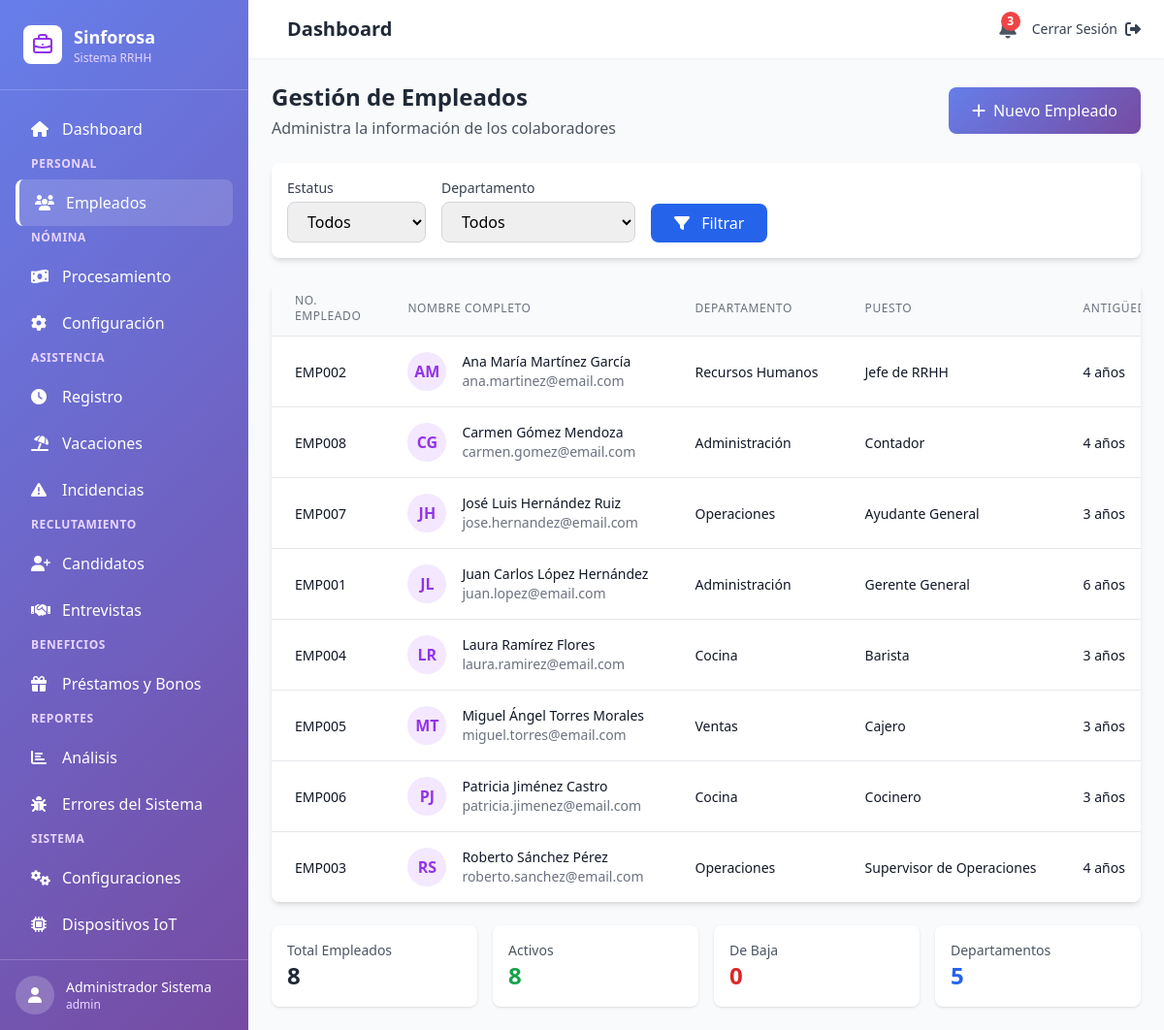
The page /empleados (signed in) on the database its author committed.
### tables this page shows
CREATE TABLE empleados (
    id INT AUTO_INCREMENT PRIMARY KEY,
    numero_empleado VARCHAR(20) UNIQUE NOT NULL,
    nombres VARCHAR(100) NOT NULL,
    apellido_paterno VARCHAR(100) NOT NULL,
    apellido_materno VARCHAR(100),
    curp VARCHAR(18) UNIQUE,
    rfc VARCHAR(13) UNIQUE,
    nss VARCHAR(11),
    fecha_nacimiento DATE,
    genero ENUM('M', 'F', 'Otro'),
    estado_civil ENUM('Soltero', 'Casado', 'Divorciado', 'Viudo', 'Unión Libre'),
    
     
    email_personal VARCHAR(100),
    telefono VARCHAR(15),
    celular VARCHAR(15),
    
     
    calle VARCHAR(150),
    numero_exterior VARCHAR(10),
    numero_interior VARCHAR(10),
    colonia VARCHAR(100),
    codigo_postal VARCHAR(5),
    municipio VARCHAR(100),
    estado VARCHAR(50) DEFAULT 'Querétaro',
    
     
    fecha_ingreso DATE NOT NULL,
    fecha_baja DATE,
    motivo_baja TEXT,
    estatus ENUM('Activo', 'Baja', 'Suspendido', 'Vacaciones') DEFAULT 'Activo',
    tipo_contrato ENUM('Planta', 'Eventual', 'Honorarios', 'Practicante'),
    departamento VARCHAR(100),
    puesto VARCHAR(100),
    jefe_directo_id INT,
    salario_diario DECIMAL(10,2),
    salario_mensual DECIMAL(10,2),
    
     
    banco VARCHAR(100),
    numero_cuenta VARCHAR(20),
    clabe_interbancaria VARCHAR(18),
    
     
    usuario_id INT,
    foto VARCHAR(255),
    fecha_creacion TIMESTAMP DEFAULT CURRENT_TIMESTAMP,
    fecha_actualizacion TIMESTAMP DEFAULT CURRENT_TIMESTAMP ON UPDATE CURRENT_TIMESTAMP,
    
    FOREIGN KEY (jefe_directo_id) REFERENCES empleados(id) ON DELETE SET NULL,
    FOREIGN KEY (usuario_id) REFERENCES usuarios(id) ON DELETE SET NULL,
    INDEX idx_numero_empleado (numero_empleado),
    INDEX idx_estatus (estatus),
    INDEX idx_departamento (departamento)
);

### app/controllers/EmpleadosController.php (called while the page is built, shortened)
<?php
class EmpleadosController {
    public function index() {
        $empleadoModel = new Empleado();
        $filters = [];
        $empleados = $empleadoModel->getAll($filters);
        $departamentos = $empleadoModel->getDepartments();
        require_once BASE_PATH . 'app/views/empleados/index.php';
        require_once BASE_PATH . 'app/views/layouts/main.php';
    }
}

### config/database.php (called while the page is built, shortened)
<?php
class Database {
    private static $instance = null;
    private $conn;
    private function __construct() {
        try {
            $dsn = "mysql:host=" . DB_HOST . ";dbname=" . DB_NAME . ";charset=" . DB_CHARSET;
            $options = [
                PDO::ATTR_ERRMODE => PDO::ERRMODE_EXCEPTION,
                PDO::ATTR_DEFAULT_FETCH_MODE => PDO::FETCH_ASSOC,
                PDO::ATTR_EMULATE_PREPARES => false,
            ];
            $this->conn = new PDO($dsn, DB_USER, DB_PASS, $options);
        } catch (PDOException $e) {
            die("Error de conexión: " . $e->getMessage());
        }
    }
    public static function getInstance() {
        if (self::$instance === null) {
            self::$instance = new self();
        }
        return self::$instance;
    }
    public function getConnection() {
        return $this->conn;
    }
}

### app/models/Empleado.php (called while the page is built, shortened)
<?php
class Empleado {
    private $db;
    public function __construct() {
        $this->db = Database::getInstance()->getConnection();
    }
    public function getAll($filters = []) {
        $sql = "SELECT e.*,
                CONCAT(e.nombres, ' ', e.apellido_paterno, ' ', IFNULL(e.apellido_materno, '')) as nombre_completo,
                TIMESTAMPDIFF(YEAR, e.fecha_ingreso, CURDATE()) as anios_antiguedad
                FROM empleados e
                WHERE 1=1";
        $params = [];
        $sql .= " ORDER BY e.nombres, e.apellido_paterno";
        $stmt = $this->db->prepare($sql);
        $stmt->execute($params);
        return $stmt->fetchAll();
    }
    public function getDepartments() {
        $sql = "SELECT DISTINCT departamento FROM empleados WHERE departamento IS NOT NULL ORDER BY departamento";
        $stmt = $this->db->query($sql);
        return $stmt->fetchAll(PDO::FETCH_COLUMN);
    }
}

### app/views/empleados/index.php (the view, shortened to what this page needs)
<div class="mb-6">
    <div class="flex justify-between items-center">
        <div>
            <h1 class="text-2xl font-bold text-gray-800">Gestión de Empleados</h1>
            <p class="text-gray-600 mt-1">Administra la información de los colaboradores</p>
        </div>
        <a href="<?php echo BASE_URL; ?>empleados/crear" class="bg-gradient-sinforosa text-white px-6 py-3 rounded-lg hover:opacity-90 transition flex items-center">
            <i class="fas fa-plus mr-2"></i> Nuevo Empleado
        </a>
    </div>
</div>
<div class="bg-white rounded-lg shadow-md p-4 mb-6">
    <form method="GET" action="<?php echo BASE_URL; ?>empleados" class="flex flex-wrap gap-4">
        <div>
            <label class="block text-sm font-medium text-gray-700 mb-1">Estatus</label>
            <select name="estatus" class="border border-gray-300 rounded-lg px-4 py-2 focus:ring-2 focus:ring-purple-500 focus:border-purple-500">
                <option value="">Todos</option>
            </select>
        </div>
        <div>
            <label class="block text-sm font-medium text-gray-700 mb-1">Departamento</label>
            <select name="departamento" class="border border-gray-300 rounded-lg px-4 py-2 focus:ring-2 focus:ring-purple-500 focus:border-purple-500">
                <option value="">Todos</option>
            </select>
        </div>
        <div class="flex items-end">
            <button type="submit" class="bg-blue-600 text-white px-6 py-2 rounded-lg hover:bg-blue-700 transition">
                <i class="fas fa-filter mr-2"></i> Filtrar
            </button>
        </div>
    </form>
</div>
<div class="bg-white rounded-lg shadow-md overflow-hidden">
    <div class="overflow-x-auto">
        <table class="min-w-full divide-y divide-gray-200">
            <thead class="bg-gray-50">
                <tr>
                    <th class="px-6 py-3 text-left text-xs font-medium text-gray-500 uppercase tracking-wider">
                        No. Empleado
                    </th>
                    <th class="px-6 py-3 text-left text-xs font-medium text-gray-500 uppercase tracking-wider">
                        Nombre Completo
                    </th>
                    <th class="px-6 py-3 text-left text-xs font-medium text-gray-500 uppercase tracking-wider">
                        Departamento
                    </th>
                    <th class="px-6 py-3 text-left text-xs font-medium text-gray-500 uppercase tracking-wider">
                        Puesto
                    </th>
                    <th class="px-6 py-3 text-left text-xs font-medium text-gray-500 uppercase tracking-wider">
                        Antigüedad
                    </th>
                </tr>
            </thead>
            <tbody class="bg-white divide-y divide-gray-200">
                <?php if (empty($empleados)): ?>
                <tr>
                    <td colspan="7" class="px-6 py-8 text-center text-gray-500">
                        No se encontraron empleados
                    </td>
                </tr>
                <?php else: ?>
                <?php foreach ($empleados as $empleado): ?>
                <tr class="hover:bg-gray-50 transition">
                    <td class="px-6 py-4 whitespace-nowrap">
                        <span class="text-sm font-medium text-gray-900"><?php echo htmlspecialchars($empleado['numero_empleado']); ?></span>
                    </td>
                    <td class="px-6 py-4 whitespace-nowrap">
                        <div class="flex items-center">
                            <div class="flex-shrink-0 h-10 w-10 bg-purple-100 rounded-full flex items-center justify-center">
                                <span class="text-purple-600 font-semibold">
                                    <?php echo strtoupper(substr($empleado['nombres'], 0, 1) . substr($empleado['apellido_paterno'], 0, 1)); ?>
                                </span>
                            </div>
                            <div class="ml-4">
                                <div class="text-sm font-medium text-gray-900"><?php echo htmlspecialchars($empleado['nombre_completo']); ?></div>
                                <div class="text-sm text-gray-500"><?php echo htmlspecialchars($empleado['email_personal'] ?? 'Sin email'); ?></div>
                            </div>
                        </div>
                    </td>
                    <td class="px-6 py-4 whitespace-nowrap">
                        <span class="text-sm text-gray-900"><?php echo htmlspecialchars($empleado['departamento']); ?></span>
                    </td>
                    <td class="px-6 py-4 whitespace-nowrap">
                        <span class="text-sm text-gray-900"><?php echo htmlspecialchars($empleado['puesto']); ?></span>
                    </td>
                    <td class="px-6 py-4 whitespace-nowrap">
                        <span class="text-sm text-gray-900"><?php echo $empleado['anios_antiguedad']; ?> años</span>
                    </td>
                </tr>
                <?php endforeach; ?>
                <?php endif; ?>
            </tbody>
        </table>
    </div>
</div>
<div class="grid grid-cols-1 md:grid-cols-4 gap-4 mt-6">
    <div class="bg-white rounded-lg shadow p-4">
        <p class="text-sm text-gray-600">Total Empleados</p>
        <p class="text-2xl font-bold text-gray-800"><?php echo count($empleados); ?></p>
    </div>
    <div class="bg-white rounded-lg shadow p-4">
        <p class="text-sm text-gray-600">Activos</p>
        <p class="text-2xl font-bold text-green-600">
            <?php echo count(array_filter($empleados, fn($e) => $e['estatus'] === 'Activo')); ?>
        </p>
    </div>
    <div class="bg-white rounded-lg shadow p-4">
        <p class="text-sm text-gray-600">De Baja</p>
        <p class="text-2xl font-bold text-red-600">
            <?php echo count(array_filter($empleados, fn($e) => $e['estatus'] === 'Baja')); ?>
        </p>
    </div>
    <div class="bg-white rounded-lg shadow p-4">
        <p class="text-sm text-gray-600">Departamentos</p>
        <p class="text-2xl font-bold text-blue-600"><?php echo count($departamentos); ?></p>
    </div>
</div>

### app/views/layouts/main.php (style rules this page uses)
.bg-gradient-sinforosa { background: linear-gradient(135deg, #667eea 0%, #764ba2 100%); }

### rows shown on the page
empleados: numero_empleado "EMP002", nombres+apellido_paterno "AM", nombre_completo "Ana María Martínez García", email_personal "ana.martinez@email.com", departamento "Recursos Humanos", puesto "Jefe de RRHH", anios_antiguedad "4"
empleados: numero_empleado "EMP008", nombres+apellido_paterno "CG", nombre_completo "Carmen Gómez Mendoza", email_personal "carmen.gomez@email.com", departamento "Administración", puesto "Contador", anios_antiguedad "4"
empleados: numero_empleado "EMP007", nombres+apellido_paterno "JH", nombre_completo "José Luis Hernández Ruiz", email_personal "jose.hernandez@email.com", departamento "Operaciones", puesto "Ayudante General", anios_antiguedad "3"
empleados: numero_empleado "EMP001", nombres+apellido_paterno "JL", nombre_completo "Juan Carlos López Hernández", email_personal "juan.lopez@email.com", departamento "Administración", puesto "Gerente General", anios_antiguedad "6"
empleados: numero_empleado "EMP004", nombres+apellido_paterno "LR", nombre_completo "Laura Ramírez Flores", email_personal "laura.ramirez@email.com", departamento "Cocina", puesto "Barista", anios_antiguedad "3"
empleados: numero_empleado "EMP005", nombres+apellido_paterno "MT", nombre_completo "Miguel Ángel Torres Morales", email_personal "miguel.torres@email.com", departamento "Ventas", puesto "Cajero", anios_antiguedad "3"
empleados: numero_empleado "EMP006", nombres+apellido_paterno "PJ", nombre_completo "Patricia Jiménez Castro", email_personal "patricia.jimenez@email.com", departamento "Cocina", puesto "Cocinero", anios_antiguedad "3"
empleados: numero_empleado "EMP003", nombres+apellido_paterno "RS", nombre_completo "Roberto Sánchez Pérez", email_personal "roberto.sanchez@email.com", departamento "Operaciones", puesto "Supervisor de Operaciones", anios_antiguedad "4"

### other values the page prints
$_SESSION['user_name'] "Administrador Sistema"
$_SESSION['user_rol'] "admin"
$title "Dashboard"
count($empleados) "8"
count(array_filter($empleados, fn($e) => $e['estatus'] === 'Activo')) "8"
count(array_filter($empleados, fn($e) => $e['estatus'] === 'Baja')) "0"
count($departamentos) "5"
